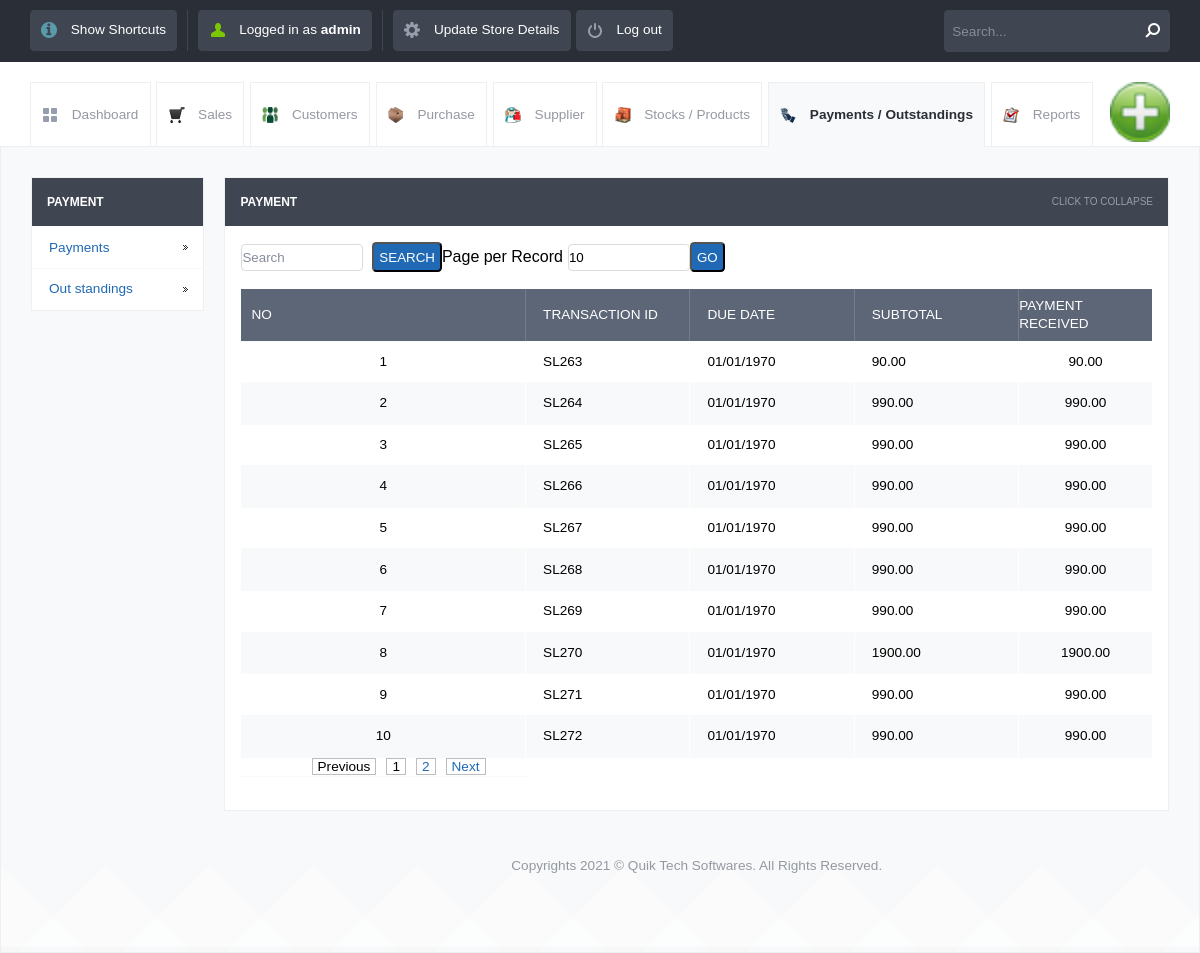
The page /view_payments.php (signed in) on the database its author committed.
### tables this page shows
CREATE TABLE `stock_sales` (
  `id` int(10) UNSIGNED NOT NULL,
  `transactionid` varchar(250) NOT NULL,
  `transidnumber` int(11) NOT NULL,
  `stock_name` varchar(200) NOT NULL,
  `category` varchar(120) NOT NULL,
  `supplier_name` varchar(200) NOT NULL,
  `selling_price` decimal(10,2) NOT NULL,
  `quantity` decimal(10,2) NOT NULL,
  `amount` decimal(10,2) NOT NULL,
  `date` date NOT NULL,
  `username` varchar(120) NOT NULL,
  `customer_id` varchar(120) NOT NULL,
  `subtotal` decimal(10,2) NOT NULL,
  `payment` decimal(10,2) NOT NULL,
  `balance` decimal(10,2) NOT NULL,
  `discount` decimal(10,0) NOT NULL,
  `tax` decimal(10,0) NOT NULL,
  `tax_dis` varchar(100) NOT NULL,
  `dis_amount` decimal(10,0) NOT NULL,
  `grand_total` decimal(10,0) NOT NULL,
  `due` date NOT NULL,
  `mode` varchar(250) NOT NULL,
  `description` varchar(500) NOT NULL,
  `count1` int(11) NOT NULL,
  `billnumber` varchar(120) NOT NULL
);

### config.php (called while the page is built)
<?php $config["database"] = "posnic"; $config["host"]= "localhost";$config["username"]= "root"; $config["password"]= "";?>

### lib/db.class.php (called while the page is built, shortened)
<?php
  class DB
  {
    function DB($base, $server, $user, $pass)
    {
      $this->connection = FALSE;
      $this->connection = mysqli_connect($server, $user, $pass, $base);
    }
    function queryUniqueObject($query, $debug = -1)
    {
      $query = "$query LIMIT 1";
      $result = mysqli_query($this->connection,$query) or $this->debugAndDie($query);
      return mysqli_fetch_object($result);
    }
    function getMicroTime()
    {
      list($msec, $sec) = explode(' ', microtime());
      return floor($sec / 1000) + $msec;
    }
  }
?>

### init.php (called while the page is built, shortened)
<?php
include("lib/db.class.php");
$db = new DB($config['database'], $config['host'], $config['username'], $config['password']);
?>

### view_payments.php (the view, shortened to what this page needs)
<?php
include_once("init.php");
?>
<!DOCTYPE html>
<html lang="en">
<head>
    <link rel="stylesheet" href="css/style.css">
    <?php include_once("tpl/common_js.php"); ?>
</head>
<body>
<?php include_once("tpl/top_bar.php"); ?>
<div id="header-with-tabs">
    <div class="page-full-width cf">
        <ul id="tabs" class="fl">
            <li><a href="dashboard.php" class="dashboard-tab">Dashboard</a></li>
            <li><a href="view_sales.php" class="sales-tab">Sales</a></li>
            <li><a href="view_customers.php" class=" customers-tab">Customers</a></li>
            <li><a href="view_purchase.php" class="purchase-tab">Purchase</a></li>
            <li><a href="view_supplier.php" class=" supplier-tab">Supplier</a></li>
            <li><a href="view_product.php" class=" stock-tab">Stocks / Products</a></li>
            <li><a href="view_payments.php" class="active-tab payment-tab">Payments / Outstandings</a></li>
            <li><a href="view_report.php" class="report-tab">Reports</a></li>
        </ul>
        <a href="#" id="company-branding-small" class="fr"><img src="<?php if (isset($_SESSION['logo'])) {
                echo "upload/" . $_SESSION['logo'];
            } else {
                echo "upload/posnic.png";
            } ?>" alt="Point of Sale"/></a>
    </div>
</div>
<div id="content">
    <div class="page-full-width cf">
        <div class="side-menu fl">
            <h3>Payment</h3>
            <ul>
                <li><a href="view_payments.php">Payments</a></li>
                <li><a href="view_out_standing.php">Out standings</a></li>
            </ul>
        </div>
        <div class="side-content fr">
            <div class="content-module">
                <div class="content-module-heading cf">
                    <h3 class="fl">Payment</h3>
                    <span class="fr expand-collapse-text">Click to collapse</span>
                </div>
                <div class="content-module-main cf">
                    <table>
                        <form action="" method="post" name="search">
                            <input name="searchtxt" type="text" class="round my_text_box" placeholder="Search">
                            &nbsp;&nbsp;<input name="Search" type="submit" class="my_button round blue   text-upper"
                                               value="Search">
                        </form>
                        <form action="" method="get" name="limit_go">
                            Page per Record<input name="limit" type="text" class="round my_text_box" id="search_limit"
                                                  style="margin-left:5px;"
                                                  value="<?php if (isset($_GET['limit'])) echo $_GET['limit']; else echo "10"; ?>"
                                                  size="3" maxlength="3">
                            <input name="go" type="button" value="Go" class=" round blue my_button  text-upper"
                                   onclick="return confirmLimitSubmit()">
                        </form>
                        <form name="deletefiles" action="delete.php" method="post">
                            <table>
                                <?php
                                $tbl_name = "stock_sales";
                                $adjacents = 3;
                                $query = "SELECT COUNT(*) as num FROM $tbl_name where balance>0";
                                $total_pages = mysqli_fetch_array(mysqli_query($db->connection, $query));
                                $total_pages = $total_pages['num'];
                                $limit = 10;
                                $page = isset($_GET['page']) ? $_GET['page'] : 0;
                                if ($page)
                                    $start = ($page - 1) * $limit;
                                else
                                    $start = 0;
                                $sql = "SELECT DISTINCT(transactionid) FROM  stock_sales ORDER BY date desc LIMIT $start, $limit ";
                                $result = mysqli_query($db->connection, $sql);
                                if ($page == 0) $page = 1;
                                $prev = $page - 1;
                                $next = $page + 1;
                                $lastpage = ceil($total_pages / $limit);
                                $pagination = "";
                                if ($lastpage > 1) {
                                    $pagination .= "<div >";
                                    if ($page > 1)
                                        $pagination .= "<a href=\"view_payments.php?page=$prev&limit=$limit\" class=my_pagination >Previous</a>";
                                    else
                                        $pagination .= "<span class=my_pagination>Previous</span>";
                                    if ($lastpage < 7 + ($adjacents * 2))
                                    {
                                        for ($counter = 1; $counter <= $lastpage; $counter++) {
                                            if ($counter == $page)
                                                $pagination .= "<span class=my_pagination>$counter</span>";
                                            else
                                                $pagination .= "<a href=\"view_payments.php?page=$counter&limit=$limit\" class=my_pagination>$counter</a>";
                                        }
                                    }
                                    if ($page < $counter - 1)
                                        $pagination .= "<a href=\"view_payments.php?page=$next&limit=$limit\" class=my_pagination>Next</a>";
                                    else
                                        $pagination .= "<span class= my_pagination >Next</span>";
                                    $pagination .= "</div>\n";
                                }
                                ?>
                                <tr>
                                    <th>No</th>
                                    <th>Transaction Id</th>
                                    <th>Due Date</th>
                                    <th>subtotal</th>
                                    <th>Payment Received</th>
                                </tr>
                                <?php $i = 1;
                                $no = $page - 1;
                                $no = $no * $limit;
                                while ($row = mysqli_fetch_array($result)) {
                                    $entryid = $row['transactionid'];
                                    $line = $db->queryUniqueObject("SELECT * FROM stock_sales WHERE transactionid='$entryid' ");
                                    $mysqldate = $line->due;
                                    $phpdate = strtotime($mysqldate);
                                    $phpdate = date("d/m/Y", $phpdate);
                                    ?>
                                    <tr>
                                        <td>   <?php echo $no + $i; ?></td>
                                        <td width="100"><?php echo $line->transactionid; ?></td>
                                        <td width="100"><?php echo $phpdate; ?></td>
                                        <td width="100"><?php echo $line->subtotal; ?></td>
                                        <td width="100"><?php echo $line->subtotal; ?></td>
                                    </tr>
                                    <?php $i++;
                                } ?>
                                <tr>
                                    <td align="center">
                                        <div style="margin-left:20px;"><?php echo $pagination; ?></div>
                                    </td>
                                </tr>
                            </table>
                        </form>
                </div>
            </div>
            <div id="footer">
               <p>Copyrights 2021 © Quik Tech Softwares. All Rights Reserved.
    </p>
            </div>
</body>
</html>

### rows shown on the page
stock_sales: transactionid "SL263", due "01/01/1970", subtotal "90.00"
stock_sales: transactionid "SL264", due "01/01/1970", subtotal "990.00"
stock_sales: transactionid "SL265", due "01/01/1970", subtotal "990.00"
stock_sales: transactionid "SL266", due "01/01/1970", subtotal "990.00"
stock_sales: transactionid "SL267", due "01/01/1970", subtotal "990.00"
stock_sales: transactionid "SL268", due "01/01/1970", subtotal "990.00"
stock_sales: transactionid "SL269", due "01/01/1970", subtotal "990.00"
stock_sales: transactionid "SL270", due "01/01/1970", subtotal "1900.00"
stock_sales: transactionid "SL271", due "01/01/1970", subtotal "990.00"
stock_sales: transactionid "SL272", due "01/01/1970", subtotal "990.00"

### other values the page prints
$POSNIC['username'] "admin"
$no + $i "1"
$no + $i "2"
$no + $i "3"
$no + $i "4"
$no + $i "5"
$no + $i "6"
$no + $i "7"
$no + $i "8"
$no + $i "9"
$no + $i "10"
